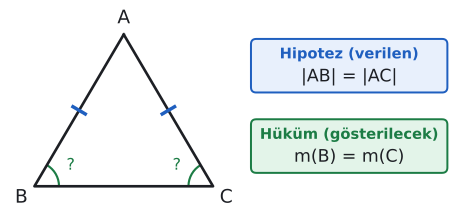

Python code for this plot:
import sys; sys.path.insert(0, "tools")
from cizim import *

# İkizkenar üçgen teoremi: |AB| = |AC| verilir (hipotez), B ve C açılarının eşitliği gösterilir (hüküm).
fig, ax = sekil(6, 4.2)
ax.axis("off"); ax.set_aspect("equal")
A, B, C = np.array([2.0, 3.4]), np.array([0.0, 0.0]), np.array([4.0, 0.0])
ax.plot(*zip(A, B, C, A), color=YAZI, lw=2)
def cizik(p, q):
    m = (p + q) / 2; d = q - p; n = np.array([-d[1], d[0]]) / np.linalg.norm(d) * 0.16
    ax.plot([m[0] - n[0], m[0] + n[0]], [m[1] - n[1], m[1] + n[1]], color=MAVI, lw=2.6)
cizik(A, B); cizik(A, C)
aci(ax, B, C, A, r=0.55, ad="?", renk=YESIL)
aci(ax, C, A, B, r=0.55, ad="?", renk=YESIL)
ax.text(A[0], A[1] + 0.15, "A", ha="center", va="bottom", fontsize=14)
ax.text(B[0] - 0.15, B[1] - 0.05, "B", ha="right", va="top", fontsize=14)
ax.text(C[0] + 0.15, C[1] - 0.05, "C", ha="left", va="top", fontsize=14)
# açıklama kutuları
ax.add_patch(patches.FancyBboxPatch((4.9, 2.15), 4.3, 1.1, boxstyle="round,pad=0.05,rounding_size=0.12", facecolor=MAVI_ACIK, edgecolor=MAVI, lw=1.5))
ax.text(7.05, 2.95, "Hipotez (verilen)", ha="center", va="center", fontsize=11, color=MAVI, fontweight="bold")
ax.text(7.05, 2.45, "|AB| = |AC|", ha="center", va="center", fontsize=13, color=YAZI)
ax.add_patch(patches.FancyBboxPatch((4.9, 0.35), 4.3, 1.1, boxstyle="round,pad=0.05,rounding_size=0.12", facecolor=YESIL_ACIK, edgecolor=YESIL, lw=1.5))
ax.text(7.05, 1.15, "Hüküm (gösterilecek)", ha="center", va="center", fontsize=11, color=YESIL, fontweight="bold")
ax.text(7.05, 0.65, "m(B) = m(C)", ha="center", va="center", fontsize=13, color=YAZI)
ax.set_xlim(-0.6, 9.4); ax.set_ylim(-0.5, 4.0)
kaydet(fig, __file__)
